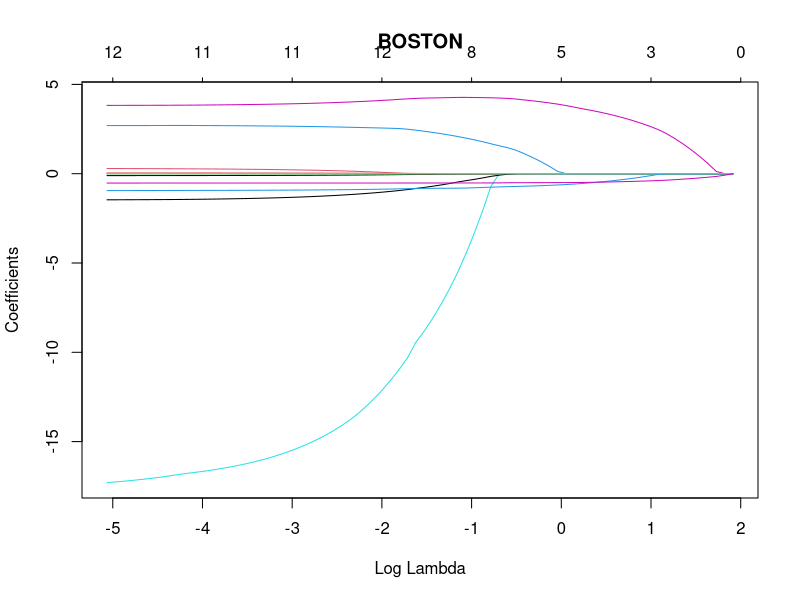

Source code (R):
# Load libraries
library(glmnet)
library(MASS)

# Clear Working Memory
rm(list = ls())

# Setting Japanese font (for MacOSX)
# par(family= "HiraKakuProN-W3")

# Main routine
df <- Boston
x <- as.matrix(df[, 1:13])
y <- df[, 14]

fit <- glmnet(x, y)
plot(fit, xvar = "lambda", main = "BOSTON")